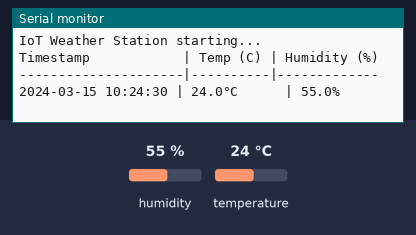
The program below on a simulated Arduino Uno, built with avr-gcc and run on an emulated ATmega328P. On the bench: the last lines printed to the serial monitor. The inputs (shaded band) are chosen by the test bench; at power-on: humidity 55 %, temperature 24 °C. The local clock reads 2024-03-15 10:24:30 at power-on unless the program sets it.

Above: at 1.2 s.
1.3 s: humidity set to 22 %
At 2.5 s:
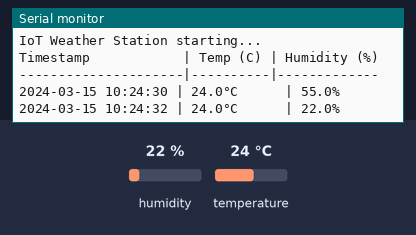
4.0 s: temperature set to 12 °C
At 5.0 s:
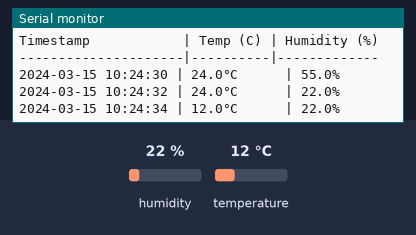
6.7 s: humidity set to 40 %
At 8.8 s:
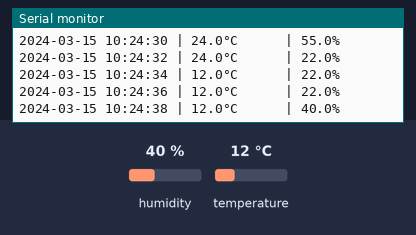
Timing chart, 0 to 10.3 s (numbered marks = the images above; inputs shaded):
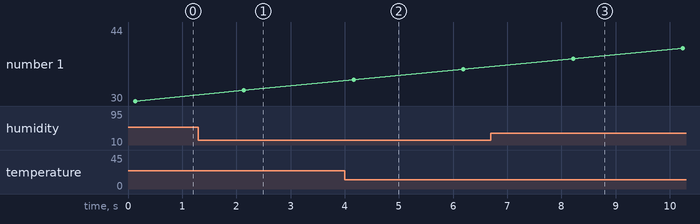

The program:

main.cpp
```cpp
#include <Arduino.h>
#include <DHT.h>
#include <RtcDS3231.h>
#include <Wire.h>

// ── Pin config ──────────────────────────────────────────
#define DHT_PIN     2
#define DHT_TYPE    DHT11

// ── Sensor objects ───────────────────────────────────────
DHT dht(DHT_PIN, DHT_TYPE);
RtcDS3231<TwoWire> rtc(Wire);

// ── Helpers ──────────────────────────────────────────────

// Pads a number with a leading zero if needed (e.g. 9 → "09")
void printPadded(int value) {
    if (value < 10) Serial.print("0");
    Serial.print(value);
}

// Prints a formatted timestamp: YYYY-MM-DD HH:MM:SS
void printTimestamp(const RtcDateTime& dt) {
    Serial.print(dt.Year());
    Serial.print("-");
    printPadded(dt.Month());
    Serial.print("-");
    printPadded(dt.Day());
    Serial.print(" ");
    printPadded(dt.Hour());
    Serial.print(":");
    printPadded(dt.Minute());
    Serial.print(":");
    printPadded(dt.Second());
}

// ── Setup ────────────────────────────────────────────────
void setup() {
    Serial.begin(9600);
    Serial.println("IoT Weather Station starting...");

    // Start DHT sensor
    dht.begin();

    // Start RTC
    rtc.Begin();

    // If RTC lost power or time is not set, set it to compile time
    if (!rtc.IsDateTimeValid()) {
        Serial.println("RTC lost power — setting time to compile time.");
        rtc.SetDateTime(RtcDateTime(__DATE__, __TIME__));
    }

    if (!rtc.GetIsRunning()) {
        Serial.println("RTC was not running, starting now.");
        rtc.SetIsRunning(true);
    }

    // Disable unused RTC features to save power
    rtc.Enable32kHzPin(false);
    rtc.SetSquareWavePin(DS3231SquareWavePin_ModeNone);

    Serial.println("Timestamp            | Temp (C) | Humidity (%)");
    Serial.println("---------------------|----------|-------------");
}

// ── Loop ─────────────────────────────────────────────────
void loop() {
    // Read RTC
    RtcDateTime now = rtc.GetDateTime();

    // Read DHT11 (takes ~250ms)
    float humidity    = dht.readHumidity();
    float temperature = dht.readTemperature();

    // Check for failed reads
    if (isnan(humidity) || isnan(temperature)) {
        Serial.println("ERROR: Failed to read from DHT11 sensor.");
        delay(2000);
        return;
    }

    // Print timestamped reading
    printTimestamp(now);
    Serial.print(" | ");
    Serial.print(temperature, 1);
    Serial.print("°C      | ");
    Serial.print(humidity, 1);
    Serial.println("%");

    // Wait 2 seconds before next reading (DHT11 minimum interval)
    delay(2000);
}
```

Measured:
- after the input at 1.3 s, the serial monitor: prints a new line after 0.84 s (image 1)
- after the input at 4.0 s, the serial monitor: prints a new line after 0.16 s (image 2)
- after the input at 6.7 s, the serial monitor: prints a new line after 1.5 s (image 3)
